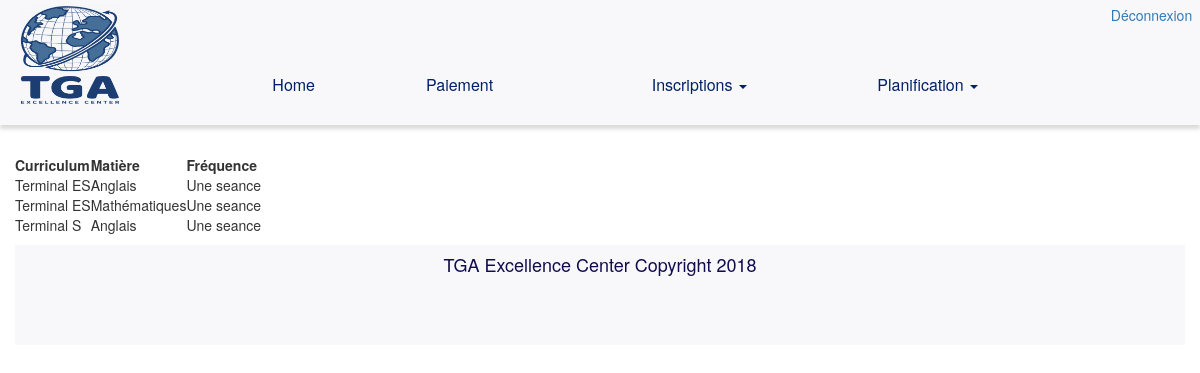
The app's page /TGA_tool/mes-cours.html (signed in), older data.
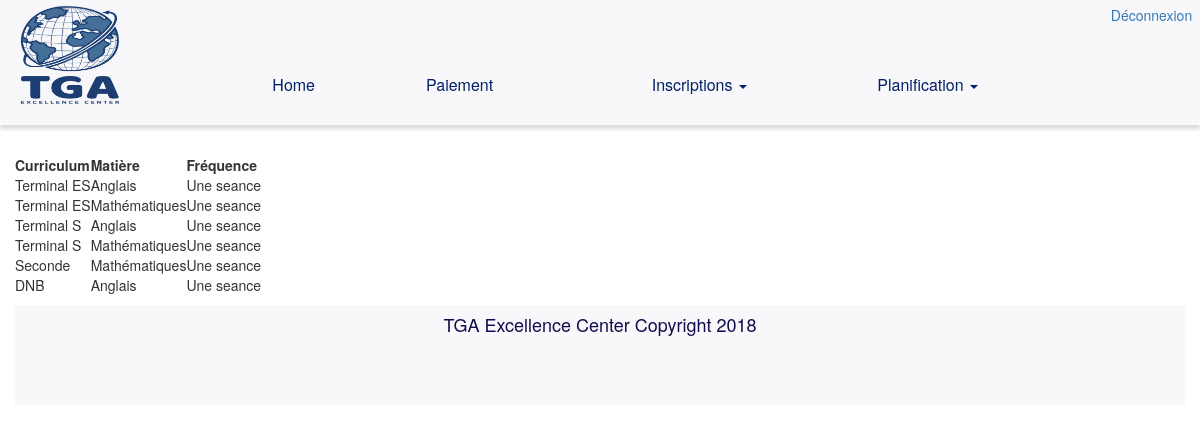
The same page, newer data.
### TGA_tool/models.py (models this page shows, shortened)
class Curriculum(models.Model):
	niveau=models.CharField(max_length=13)
	programme=models.CharField(max_length=2,blank=True,null=True)
	objects = CurriculumCreator()#ajouter une methode manager au object

class Matiere(models.Model):
	matiere=models.CharField(max_length=30,verbose_name="Matiere")
	curriculum=models.ForeignKey('Curriculum',on_delete=models.CASCADE,related_name='matiere',verbose_name="Curriculum")
	objects = MatiereCreator()#ajouter une methode manager au object
	class Meta:
		verbose_name="matiere"
		ordering=['-curriculum','matiere']

class Frequence(models.Model):
	freq_choices=(
		('Frequence',(
			("Une seance","Une séance"),
			("Chaque jour","Chaque jour"),
			("Un jour chaque semaine","Chaque semaine"),
			("Un jour chaque mois","Chaque mois"),
				)
			),
		('Personalisé',(
			("Jours",'Chaque X jours'),
			("Semaines",'Chaque X semaines'),
			("Mois",'Chaque X mois'),
				)
			),
	)
	day_choices=((7,'Dimanche'),(1,'Lundi'),(2,'Mardi'),(3,'Mercredi'),(4,'Jeudi'),(5,'Vendredi'),(6,'Samedi'),)#les numéros font référence a l'isoweekday
	frequence=models.CharField(max_length=30,choices=freq_choices,default="Une seance",verbose_name="Fréquence")
	creneau=models.ForeignKey('Creneau',on_delete=models.SET_NULL,blank=True,null=True,verbose_name="Creneau",help_text="Créneau dans la journée")
	jour=models.PositiveIntegerField(blank=True,null=True,choices=day_choices,verbose_name="Jour de la semaine",help_text="Le jour de la semaine")#jour de la semaine iso
	day_of_month=models.PositiveIntegerField(verbose_name="Jour du mois",blank=True,null=True,help_text="Le jour du mois (ex: Chaque 25 du mois)")
	period=models.PositiveIntegerField(verbose_name="Chaque",help_text="",blank=True,null=True)#x times each week/month/day
	date_debut=models.DateField(verbose_name="Debut du cours",blank=True,null=True,help_text="Date du début du cours")#le premier jour de la semiane dans la calendrier iso est le lundi
	date_limite=models.DateField(verbose_name="Fin du cours",blank=True,null=True,help_text="Date de la fin du cours")
	class Meta:
		verbose_name="fréquence"

### TGA_tool/views.py (the view)
# urls.py: path('mes-cours.html',views.mesCours,name='mes cours'), # id du coach
def mesCours(request):
    listecours =[]
    if request.user.is_staff == 1:
        cours = Cours.objects.all()
        for cour in cours:
            listecours.append({'id': cour.id, 'curriculum': cour.matiere.curriculum.niveau, 'matiere': cour.matiere.matiere, 'frequence': cour.frequence.frequence})
    elif request.user.is_staff == 0:
        id = request.user.id
        coach = Coach.objects.get(user = id)
        cours = Cours.objects.filter(coach = coach.id)
        for cour in cours:
            listecours.append({'id': cour.id, 'curriculum': cour.matiere.curriculum.niveau, 'matiere': cour.matiere.matiere, 'frequence': cour.frequence.frequence})
    return render(request,'TGA_tool/cours-du-coach.html', locals())

### TGA_tool/templates/TGA_tool/cours-du-coach.html (shortened to what this page needs)
{% extends "layout.html" %}
{%load static %}
{% block content %}
<table>
 <tr><th>Curriculum </th><th>Matière</th><th> Fréquence </th></tr>
{% for cour in listecours %}
<tr>
<td>{{ cour.curriculum }}</td> <td>{{ cour.matiere }}</td> <td>{{ cour.frequence }}</td>
</tr>
{% endfor %}
</table>
{% endblock %}

Row changes from the older to the newer data that the page shows:
now on this page (row unchanged): Matiere: matiere "Mathématiques"
added Frequence: frequence "Une seance"
now on this page (row unchanged): Curriculum: curriculum "Seconde"
now on this page (row unchanged): Matiere: matiere "Mathématiques"
added Frequence: frequence "Une seance"
now on this page (row unchanged): Curriculum: curriculum "DNB"
now on this page (row unchanged): Matiere: matiere "Anglais"
added Frequence: frequence "Une seance"
Text that changed along with them:
new list line: "Terminal S"
